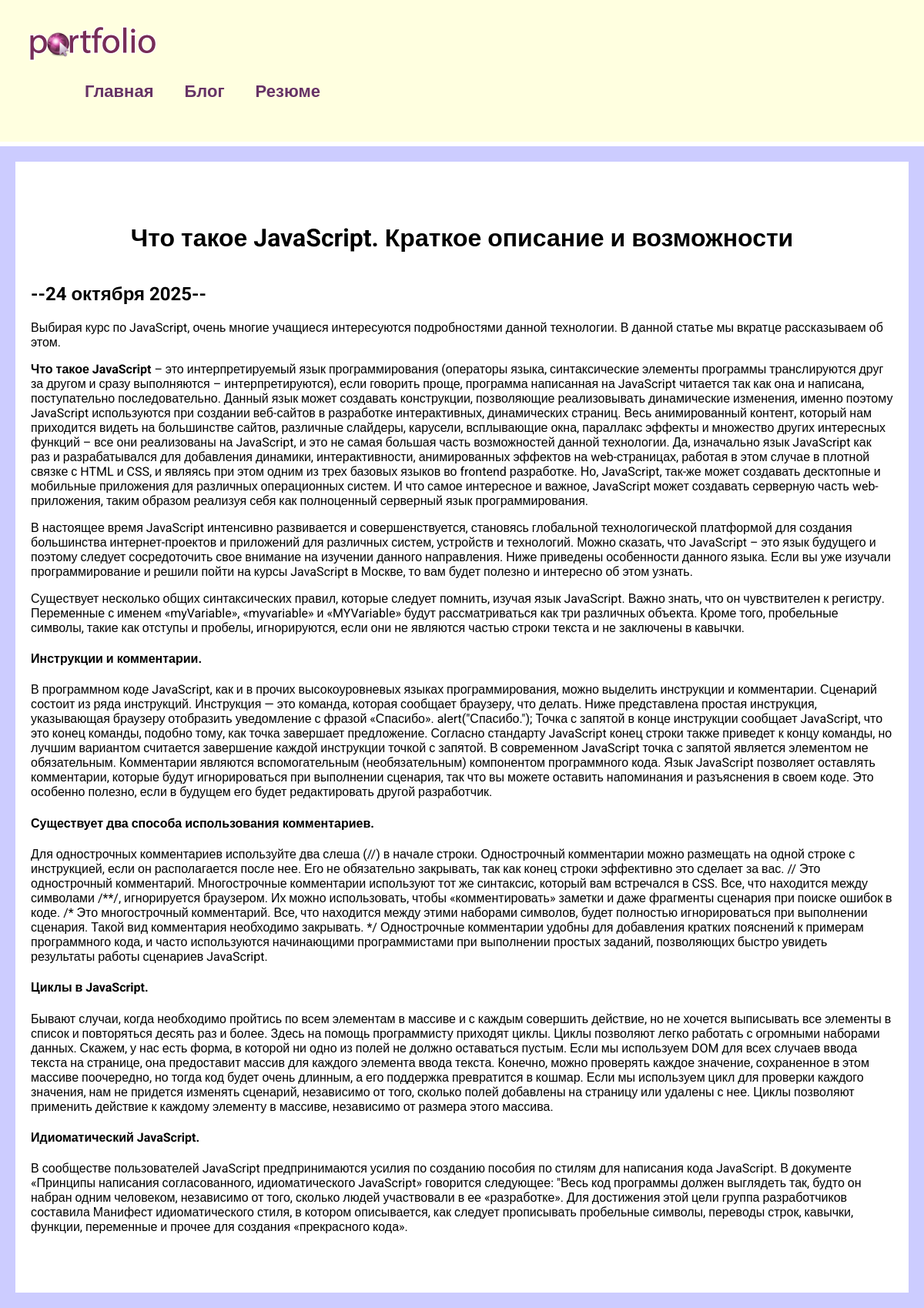
The app's page /blog/5 with its own data.
### blog/models.py (models this page shows, shortened)
class Blog(models.Model):
    title = models.CharField(max_length=200)
    description = models.TextField()
    date = models.DateField()

### blog/views.py (the view)
# urls.py: path('<int:blog_id>', views.detail, name='detail'),
def detail(request, blog_id):
    blog = get_object_or_404(Blog, pk=blog_id)
    return render(request, 'blog/details.html', {'blog': blog})

### blog/templates/blog/details.html
{% extends 'skills/base.html' %}
{% block content %}
<div class="detail">
<h1>{{ blog.title }}</h1>
    <h2>--{{blog.date|date:'j E Y'}}--</h2>
    {{ blog.description|safe }}
</div>
{% endblock %}

### skills/static/css/style.css (style rules this page uses)
body { font-family: "Roboto", sans-serif; padding: 0; margin: 0; background: #CCCCFF; }
.content h1 { text-align: center; margin: 60px 0 40px }
.detail { background: #FFF; padding: 20px 20px 60px; }

### records on screen
Blog: title "Что такое JavaScript. Краткое описание и возможности", date "24 октября 2025", description "Выбирая курс по JavaScript, очень многие учащиеся интересуются подробностями данной технологии. В данной статье мы вкратце рассказываем об этом. Что такое JavaScript – это интерпретируемый язык программирования (операторы языка, синтаксические элементы программы транслируются друг за другом и сразу выполняются – интерпретируются), если говорить проще, программа написанная на JavaScript читается так как она и написана, поступательно последовательно. Данный язык может создавать конструкции, позволяющие реализовывать динамические изменения, именно поэтому JavaScript используются при создании веб-сайтов в разработке интерактивных, динамических страниц. Весь анимированный контент, который нам…"
